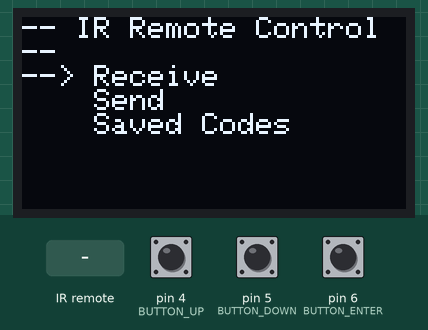
Bench run of a sketch on a simulated Arduino Uno, built with avr-gcc and run on an emulated ATmega328P. On the bench: 128×64 one-colour display. The test bench sets the inputs (shaded band); at power-on: pin 6 (BUTTON_ENTER) HIGH, pin 4 (BUTTON_UP) HIGH, pin 5 (BUTTON_DOWN) HIGH. Storage starts empty.

Above: at 1.3 s.
1.4 s: pin 6 (BUTTON_ENTER) pulled LOW for 0.15 s
At 1.7 s:
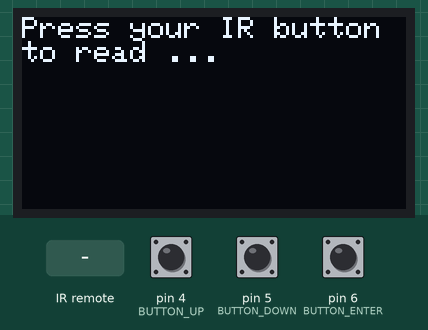
3.0 s: infrared code 0x0 received
At 3.4 s:
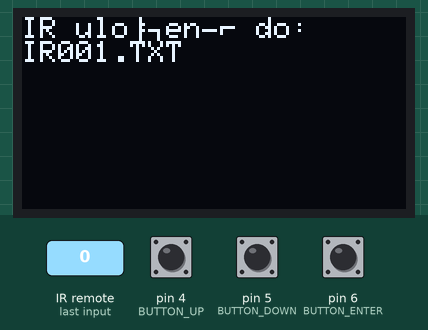
6.0 s: pin 4 (BUTTON_UP) pulled LOW for 1 s
At 8.1 s:
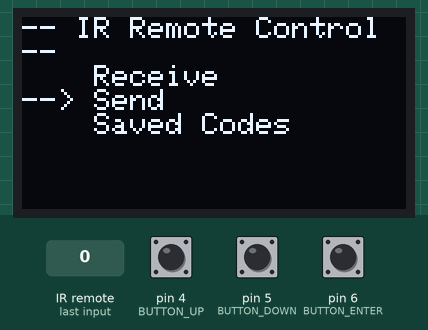
8.5 s: pin 6 (BUTTON_ENTER) pulled LOW for 1 s
At 12.0 s:
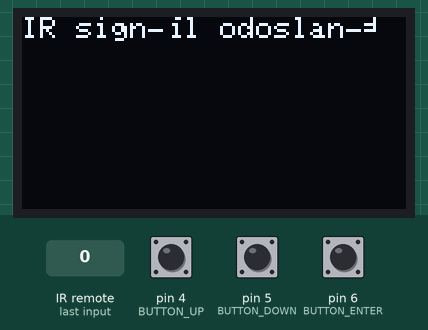
12.5 s: pin 5 (BUTTON_DOWN) pulled LOW for 3.2 s
At 13.42 s:
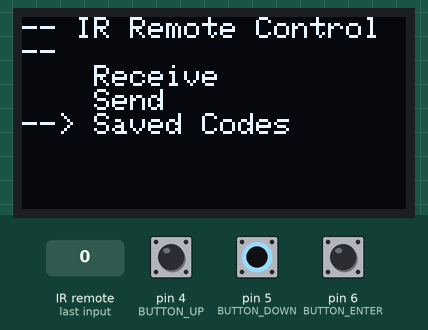
17.2 s: pin 6 (BUTTON_ENTER) pulled LOW for 3.2 s
At 18.5 s:
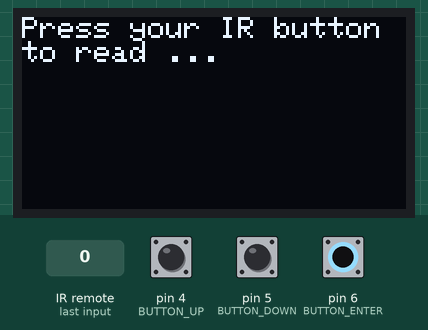
Timing chart, 0 to 20.2 s (numbered marks = the images above; inputs shaded):
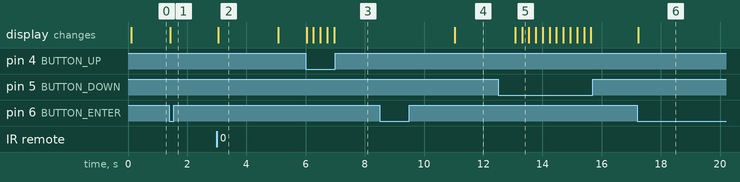

The sketch:

Uno-IR-OledTxRxUniversal.ino
```cpp
// Arduino uno code with Oled display, buttons and IR Tx and Rx Diodes to make portable Universal Remote Controler.
// --------------------------------
// Connection
// IR RX pin D2
// IR TX pin D3
// ---
// Button    UP pin 4
// Button  DOWN pin 5
// Button ENTER pin 6
// ---
// OLED Display
// VCC 5V, GND to GND, SDA - A4, SCL - A5
// ----
// SD Card Module
// VCC 5V, GND to GND,CS 10, MISO 11, MOSI 12, SCK 13
// Code for SD:
#include <IRremote.h>
#include <Wire.h>
#include <Adafruit_GFX.h>
#include <Adafruit_SSD1306.h>
#include <SD.h>

#define SCREEN_WIDTH 128
#define SCREEN_HEIGHT 64
#define OLED_RESET -1
Adafruit_SSD1306 display(SCREEN_WIDTH, SCREEN_HEIGHT, &Wire, OLED_RESET);

#define IR_RECEIVE_PIN 2
#define IR_SEND_PIN 3
#define BUTTON_UP 4
#define BUTTON_DOWN 5
#define BUTTON_ENTER 6
#define SD_CS_PIN 10

#define USECPERTICK 50  // Definovanie hodnoty USECPERTICK, zodpovedá 38kHz modulovaniu

IRrecv irrecv(IR_RECEIVE_PIN);
decode_results results;
IRsend irsend;

int menuIndex = 0;
const char* menuItems[] = {"Receive", "Send", "Saved Codes"};
const int menuSize = 3;

unsigned long lastDebounceTime = 0;
const unsigned long debounceDelay = 200;

void setup() {
  Serial.begin(9600);

  pinMode(BUTTON_UP, INPUT_PULLUP);
  pinMode(BUTTON_DOWN, INPUT_PULLUP);
  pinMode(BUTTON_ENTER, INPUT_PULLUP);

  irrecv.enableIRIn();
  //irsend.begin();

  if (!display.begin(SSD1306_SWITCHCAPVCC, 0x3C)) {
    Serial.println(F("OLED displej sa nepodarilo inicializovať"));
    while (true);
  }
  display.clearDisplay();
  display.display();

  if (!SD.begin(SD_CS_PIN)) {
    Serial.println("SD karta sa nepodarilo inicializovať");
  }
  showMenu();
}

void loop() {
  if (millis() - lastDebounceTime > debounceDelay) {
    if (!digitalRead(BUTTON_UP)) {
      menuIndex = (menuIndex - 1 + menuSize) % menuSize;
      showMenu();
      lastDebounceTime = millis();
    }
    if (!digitalRead(BUTTON_DOWN)) {
      menuIndex = (menuIndex + 1) % menuSize;
      showMenu();
      lastDebounceTime = millis();
    }
    if (!digitalRead(BUTTON_ENTER)) {
      handleSelection(menuIndex);
      lastDebounceTime = millis();
    }
  }
}

void showMenu() {
  display.clearDisplay();
  display.setTextSize(1);
  display.setTextColor(SSD1306_WHITE);
  display.setCursor(0, 0);
  display.println("-- IR Remote Control --");
  for (int i = 0; i < menuSize; i++) {
    if (i == menuIndex) display.print("--> ");
    else display.print("    ");
    display.println(menuItems[i]);
  }
  display.display();
}

void handleSelection(int index) {
  switch (index) {
    case 0:
      receiveIR();
      break;
    case 1:
      sendLastIR();
      break;
    case 2:
      listSavedCodes();
      break;
  }
  showMenu();
}

void receiveIR() {
  display.clearDisplay();
  display.setCursor(0, 0);
  display.println("Press your IR button");
  display.println("to read ...");
  display.display();

  while (!irrecv.decode(&results)) {
    // čakaj na signál
  }

  // Uloženie dát
  String filename = getNextFileName();
  File file = SD.open(filename.c_str(), FILE_WRITE);
  if (file) {
    file.print("RAW: ");
    for (int i = 1; i < results.rawlen; i++) {
      file.print(results.rawbuf[i] * USECPERTICK);
      if (i < results.rawlen - 1) file.print(",");
    }
    file.close();
  }

  irrecv.resume();
  display.clearDisplay();
  display.setCursor(0, 0);
  display.println("IR uložené do:");
  display.println(filename);
  display.display();
  delay(2000);
}

void sendLastIR() {
  String filename = getLastFileName();
  File file = SD.open(filename.c_str());
  if (!file) return;

  String line = file.readStringUntil('\n');
  file.close();

  line.replace("RAW: ", "");
  int len = 0;
  unsigned int rawData[200];
  char *token = strtok((char*)line.c_str(), ",");
  while (token != NULL && len < 200) {
    rawData[len++] = atoi(token);
    token = strtok(NULL, ",");
  }

  irsend.sendRaw(rawData, len, 38);

  display.clearDisplay();
  display.setCursor(0, 0);
  display.println("IR signál odoslaný");
  display.display();
  delay(2000);
}

void listSavedCodes() {
  display.clearDisplay();
  display.setCursor(0, 0);
  display.println("Uložené IR kódy:");
  File root = SD.open("/");
  while (true) {
    File entry = root.openNextFile();
    if (!entry) break;
    String name = entry.name();
    if (name.startsWith("IR") && name.endsWith(".TXT")) {
      display.println(name);
      display.display();
      delay(500);
    }
    entry.close();
  }
  delay(3000);
}

// Funkcia pre získanie názvu súboru s nulami pred číslom
String getNextFileName() {
  for (int i = 1; i <= 999; i++) {
    char fname[10];
    snprintf(fname, sizeof(fname), "IR%03d.TXT", i);  // Použitie sprintf na formátovanie čísla
    if (!SD.exists(fname)) {
      return String(fname);
    }
  }
  return "IR999.TXT";
}

String getLastFileName() {
  String lastName = "IR001.TXT";
  for (int i = 1; i <= 999; i++) {
    char fname[10];
    snprintf(fname, sizeof(fname), "IR%03d.TXT", i);  // Použitie sprintf na formátovanie čísla
    if (SD.exists(fname)) lastName = fname;
  }
  return lastName;
}
```

Measured:
- after the input at 1.4 s, the display: changes at once (image 1)
- after the input at 3.0 s, the display: changes at once (image 2)
- after the input at 6.0 s, the display: first changes at once (image 3 shows a later state)
- after the input at 8.5 s, the display: changes after 2.5 s (image 4)
- after the input at 12.5 s, the display: first differs from a run without the input after 0.81 s (image 5)
- after the input at 17.2 s, the display: changes at once (image 6)
- what the display in image 2 shows lasts 2.1 s, from 3.0 s to 5.1 s
